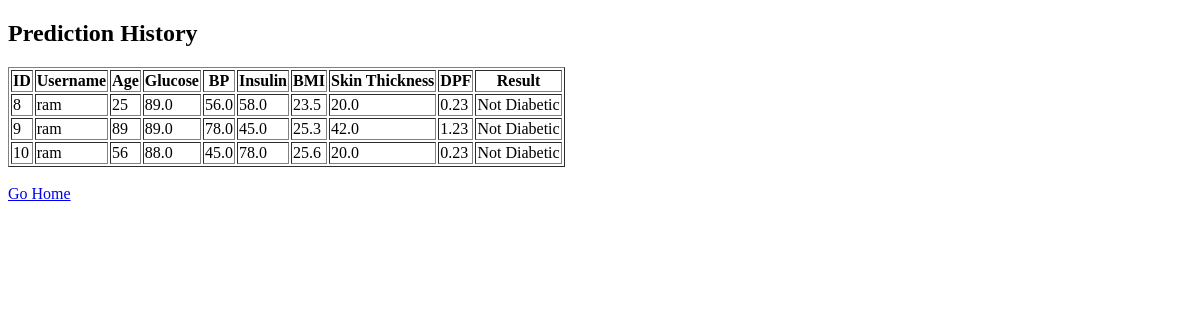
/history (signed in), run on an earlier commit of the app's database.
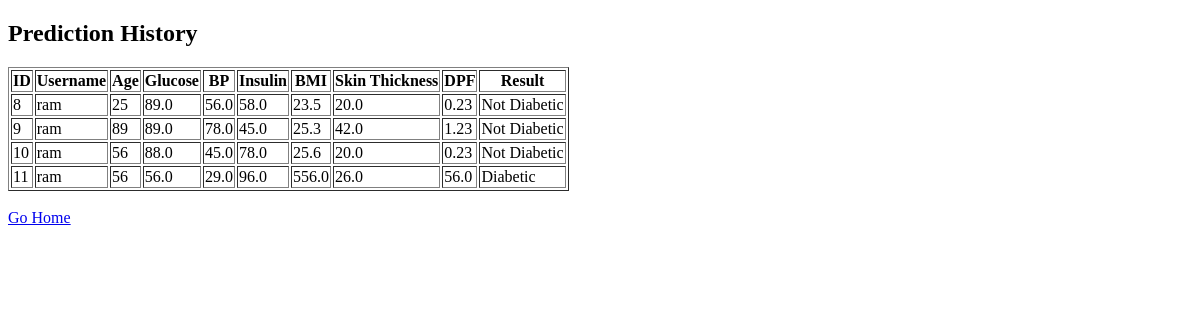
And on a later commit of the database.
### tables this page shows
CREATE TABLE predictions (
            id INTEGER PRIMARY KEY AUTOINCREMENT,
            username TEXT,
            age INTEGER,
            glucose REAL,
            bp REAL,
            insulin REAL,
            bmi REAL,
            skin_thickness REAL,
            dpf REAL,
            result TEXT
        );

### app.py (the view)
@app.route('/history')
def history():
    username = session.get("user", "guest")
    conn = sqlite3.connect("database.db")
    c = conn.cursor()
    c.execute("SELECT * FROM predictions WHERE username=?", (username,))
    data = c.fetchall()
    conn.close()
    return render_template("history.html", data=data)

### Templates/history.html (shortened to what this page needs)
<!DOCTYPE html>
<html>
<head>
</head>
<body>
<h2>Prediction History</h2>
<table border="1">
    <tr>
        <th>ID</th>
        <th>Username</th>
        <th>Age</th>
        <th>Glucose</th>
        <th>BP</th>
        <th>Insulin</th>
        <th>BMI</th>
        <th>Skin Thickness</th>
        <th>DPF</th>
        <th>Result</th>
    </tr>
    {% for row in data %}
    <tr>
        <td>{{ row[0] }}</td>
        <td>{{ row[1] }}</td>
        <td>{{ row[2] }}</td>
        <td>{{ row[3] }}</td>
        <td>{{ row[4] }}</td>
        <td>{{ row[5] }}</td>
        <td>{{ row[6] }}</td>
        <td>{{ row[7] }}</td>
        <td>{{ row[8] }}</td>
        <td>{{ row[9] }}</td>
    </tr>
    {% endfor %}
</table>
<br>
<a href="/">Go Home</a>
</body>
</html>

What changed in the data, as far as the page shows it:
added predictions: id "11", username "ram", age "56", glucose "56.0", bp "29.0", insulin "96.0", bmi "556.0", skin_thickness "26.0", dpf "56.0", result "Diabetic"
